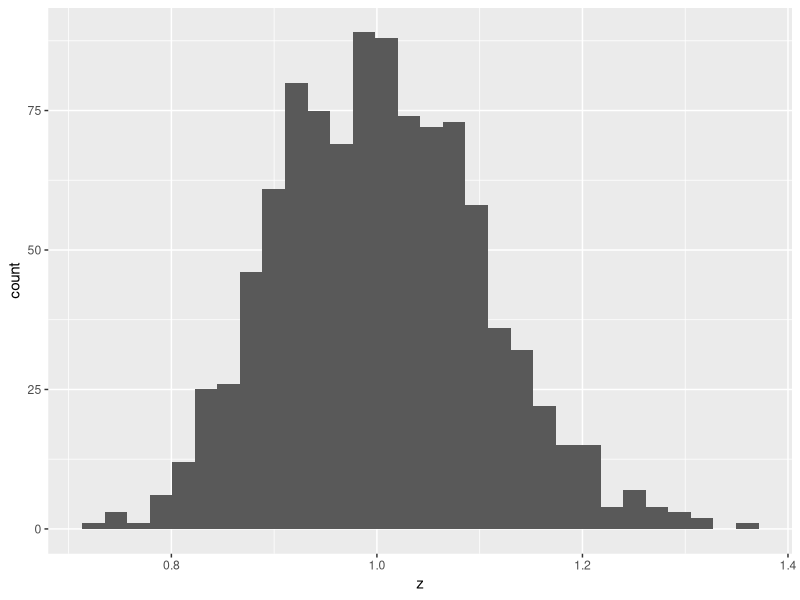

Generate this figure with R:
library(tidyverse)
# Q1

z<- exp(rnorm(n = 1000, mean = 0, sd = 0.1))
mu_z<- sum(z) /length(z)
# arithmetic mean 
mean(z)

# geometric
# taking the ean in log scale
mu_z <- runif(1000, min=10, max=15)
prod(mu_z)^ (1 / length(mu_z))
exp(mean(log(mu_z)))

# use product
prod(z)^(1 /length(z))

# median
mu_z <- runif(1000, min=10, max=15)
mu_z <- sort(mu_z)
index <- (length(mu_z) + 1) / 2
mu_z[index]
median(mu_z)
# median
median(z)

# Q2

df_z <- tibble(z = z)
df_z%>%
ggplot(aes(x=z)) +
  geom_histogram()


